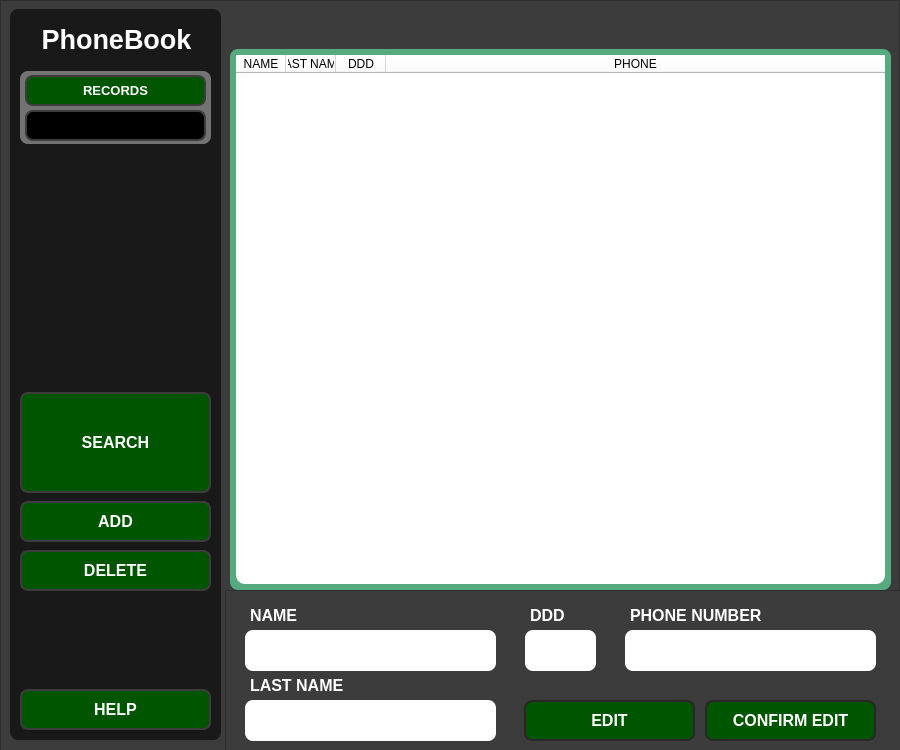
<?xml version="1.0" encoding="UTF-8"?>
<ui version="4.0">
 <class>MainWindow</class>
 <widget class="QMainWindow" name="MainWindow">
  <property name="geometry">
   <rect>
    <x>0</x>
    <y>0</y>
    <width>900</width>
    <height>750</height>
   </rect>
  </property>
  <property name="minimumSize">
   <size>
    <width>900</width>
    <height>750</height>
   </size>
  </property>
  <property name="maximumSize">
   <size>
    <width>900</width>
    <height>750</height>
   </size>
  </property>
  <property name="cursor">
   <cursorShape>CrossCursor</cursorShape>
  </property>
  <property name="windowTitle">
   <string>PhoneBook</string>
  </property>
  <property name="styleSheet">
   <string notr="true">background-color: rgb(255, 255, 255);</string>
  </property>
  <widget class="QWidget" name="centralwidget">
   <widget class="QFrame" name="frame">
    <property name="geometry">
     <rect>
      <x>0</x>
      <y>0</y>
      <width>900</width>
      <height>751</height>
     </rect>
    </property>
    <property name="minimumSize">
     <size>
      <width>900</width>
      <height>600</height>
     </size>
    </property>
    <property name="maximumSize">
     <size>
      <width>900</width>
      <height>1000</height>
     </size>
    </property>
    <property name="styleSheet">
     <string notr="true">background-color: rgb(60, 60, 60);</string>
    </property>
    <property name="frameShape">
     <enum>QFrame::StyledPanel</enum>
    </property>
    <property name="frameShadow">
     <enum>QFrame::Raised</enum>
    </property>
    <widget class="QFrame" name="frame_2">
     <property name="geometry">
      <rect>
       <x>230</x>
       <y>49</y>
       <width>661</width>
       <height>541</height>
      </rect>
     </property>
     <property name="styleSheet">
      <string notr="true">border-radius:8px;
background-color: rgb(85, 170, 127);
</string>
     </property>
     <property name="frameShape">
      <enum>QFrame::StyledPanel</enum>
     </property>
     <property name="frameShadow">
      <enum>QFrame::Raised</enum>
     </property>
     <widget class="QTableWidget" name="phone_table">
      <property name="geometry">
       <rect>
        <x>6</x>
        <y>6</y>
        <width>649</width>
        <height>529</height>
       </rect>
      </property>
      <property name="minimumSize">
       <size>
        <width>649</width>
        <height>529</height>
       </size>
      </property>
      <property name="maximumSize">
       <size>
        <width>649</width>
        <height>16777215</height>
       </size>
      </property>
      <property name="font">
       <font>
        <pointsize>12</pointsize>
        <weight>50</weight>
        <bold>false</bold>
       </font>
      </property>
      <property name="cursor" stdset="0">
       <cursorShape>CrossCursor</cursorShape>
      </property>
      <property name="styleSheet">
       <string notr="true">background-color: rgb(255, 255, 255);
color: rgb(0, 0, 0);
border-radius:9px;
</string>
      </property>
      <property name="editTriggers">
       <set>QAbstractItemView::NoEditTriggers</set>
      </property>
      <property name="alternatingRowColors">
       <bool>true</bool>
      </property>
      <property name="selectionMode">
       <enum>QAbstractItemView::SingleSelection</enum>
      </property>
      <property name="selectionBehavior">
       <enum>QAbstractItemView::SelectRows</enum>
      </property>
      <property name="textElideMode">
       <enum>Qt::ElideLeft</enum>
      </property>
      <property name="gridStyle">
       <enum>Qt::SolidLine</enum>
      </property>
      <property name="rowCount">
       <number>0</number>
      </property>
      <attribute name="horizontalHeaderVisible">
       <bool>true</bool>
      </attribute>
      <attribute name="horizontalHeaderCascadingSectionResizes">
       <bool>false</bool>
      </attribute>
      <attribute name="horizontalHeaderDefaultSectionSize">
       <number>50</number>
      </attribute>
      <attribute name="horizontalHeaderMinimumSectionSize">
       <number>5</number>
      </attribute>
      <attribute name="horizontalHeaderShowSortIndicator" stdset="0">
       <bool>false</bool>
      </attribute>
      <attribute name="horizontalHeaderStretchLastSection">
       <bool>true</bool>
      </attribute>
      <attribute name="verticalHeaderVisible">
       <bool>false</bool>
      </attribute>
      <attribute name="verticalHeaderCascadingSectionResizes">
       <bool>false</bool>
      </attribute>
      <attribute name="verticalHeaderDefaultSectionSize">
       <number>30</number>
      </attribute>
      <attribute name="verticalHeaderMinimumSectionSize">
       <number>5</number>
      </attribute>
      <attribute name="verticalHeaderStretchLastSection">
       <bool>false</bool>
      </attribute>
      <column>
       <property name="text">
        <string>NAME</string>
       </property>
       <property name="textAlignment">
        <set>AlignCenter</set>
       </property>
       <property name="background">
        <color>
         <red>0</red>
         <green>0</green>
         <blue>0</blue>
        </color>
       </property>
      </column>
      <column>
       <property name="text">
        <string>LAST NAME</string>
       </property>
      </column>
      <column>
       <property name="text">
        <string>DDD</string>
       </property>
      </column>
      <column>
       <property name="text">
        <string>PHONE</string>
       </property>
      </column>
     </widget>
    </widget>
    <widget class="QFrame" name="frame_3">
     <property name="geometry">
      <rect>
       <x>10</x>
       <y>9</y>
       <width>211</width>
       <height>731</height>
      </rect>
     </property>
     <property name="styleSheet">
      <string notr="true">border-radius:8px;
background-color: rgb(25,25,25);
</string>
     </property>
     <property name="frameShape">
      <enum>QFrame::StyledPanel</enum>
     </property>
     <property name="frameShadow">
      <enum>QFrame::Raised</enum>
     </property>
     <widget class="QLabel" name="label">
      <property name="geometry">
       <rect>
        <x>6</x>
        <y>10</y>
        <width>201</width>
        <height>41</height>
       </rect>
      </property>
      <property name="font">
       <font>
        <pointsize>20</pointsize>
        <weight>75</weight>
        <bold>true</bold>
       </font>
      </property>
      <property name="styleSheet">
       <string notr="true">color: rgb(255, 255, 255);</string>
      </property>
      <property name="text">
       <string>PhoneBook</string>
      </property>
      <property name="alignment">
       <set>Qt::AlignCenter</set>
      </property>
     </widget>
     <widget class="QPushButton" name="add_btn">
      <property name="geometry">
       <rect>
        <x>10</x>
        <y>492</y>
        <width>191</width>
        <height>41</height>
       </rect>
      </property>
      <property name="font">
       <font>
        <pointsize>12</pointsize>
        <weight>75</weight>
        <bold>true</bold>
       </font>
      </property>
      <property name="toolTip">
       <string>FILL THE FIELDS BELOW THEN CLICK ME</string>
      </property>
      <property name="styleSheet">
       <string notr="true">QPushButton {	
	background-color: rgb(0, 85, 0);
	border:2px solid rgb(60,60,60);
	border-radius:8px;
	color: rgb(255,255,255);
}
QPushButton:hover {	
	background-color: rgb(60,60,60);
	border:2px solid rgb(70,70,70);
	border-radius:10px
}
QPushButton:pressed {	
	background-color: rgb(231,52,19);
	border:2px solid rgb(201,52,19);
	color: rgb(200,200,200);
	border-radius:12px
}</string>
      </property>
      <property name="text">
       <string>ADD</string>
      </property>
     </widget>
     <widget class="QPushButton" name="del_btn">
      <property name="geometry">
       <rect>
        <x>10</x>
        <y>541</y>
        <width>191</width>
        <height>41</height>
       </rect>
      </property>
      <property name="font">
       <font>
        <pointsize>12</pointsize>
        <weight>75</weight>
        <bold>true</bold>
       </font>
      </property>
      <property name="toolTip">
       <string>SELECT REGISTER TO DELETE THEN CLICK ME</string>
      </property>
      <property name="styleSheet">
       <string notr="true">QPushButton {	
	background-color: rgb(0, 85, 0);
	border:2px solid rgb(60,60,60);
	border-radius:8px;
	color: rgb(255,255,255);
}
QPushButton:hover {	
	background-color: rgb(60,60,60);
	border:2px solid rgb(70,70,70);
	border-radius:10px
}
QPushButton:pressed {	
	background-color: rgb(231,52,19);
	border:2px solid rgb(201,52,19);
	color: rgb(200,200,200);
	border-radius:12px
}</string>
      </property>
      <property name="text">
       <string>DELETE</string>
      </property>
     </widget>
     <widget class="QPushButton" name="search_btn">
      <property name="geometry">
       <rect>
        <x>10</x>
        <y>383</y>
        <width>191</width>
        <height>101</height>
       </rect>
      </property>
      <property name="font">
       <font>
        <pointsize>12</pointsize>
        <weight>75</weight>
        <bold>true</bold>
       </font>
      </property>
      <property name="styleSheet">
       <string notr="true">QPushButton {	
	background-color: rgb(0, 85, 0);
	border:2px solid rgb(60,60,60);
	border-radius:8px;
	color: rgb(255,255,255);
}
QPushButton:hover {	
	background-color: rgb(60,60,60);
	border:2px solid rgb(70,70,70);
	border-radius:10px
}
QPushButton:pressed {	
	background-color: rgb(231,52,19);
	border:2px solid rgb(201,52,19);
	color: rgb(200,200,200);
	border-radius:12px
}</string>
      </property>
      <property name="text">
       <string>SEARCH</string>
      </property>
     </widget>
     <widget class="QPushButton" name="pushButton_4">
      <property name="geometry">
       <rect>
        <x>10</x>
        <y>62</y>
        <width>191</width>
        <height>73</height>
       </rect>
      </property>
      <property name="font">
       <font>
        <pointsize>12</pointsize>
        <weight>75</weight>
        <bold>true</bold>
       </font>
      </property>
      <property name="styleSheet">
       <string notr="true">background-color: rgb(115, 115,115);
border-radius:8px;
</string>
      </property>
      <property name="text">
       <string/>
      </property>
     </widget>
     <widget class="QLabel" name="label_2">
      <property name="geometry">
       <rect>
        <x>15</x>
        <y>66</y>
        <width>181</width>
        <height>31</height>
       </rect>
      </property>
      <property name="font">
       <font>
        <pointsize>10</pointsize>
        <weight>75</weight>
        <bold>true</bold>
       </font>
      </property>
      <property name="styleSheet">
       <string notr="true">border:2px solid rgb(60,60,60);
color: rgb(255, 255, 255);
background-color: rgb(0, 85, 0);</string>
      </property>
      <property name="text">
       <string>RECORDS</string>
      </property>
      <property name="alignment">
       <set>Qt::AlignCenter</set>
      </property>
     </widget>
     <widget class="QLabel" name="records_numbers">
      <property name="geometry">
       <rect>
        <x>15</x>
        <y>101</y>
        <width>181</width>
        <height>31</height>
       </rect>
      </property>
      <property name="font">
       <font>
        <pointsize>12</pointsize>
        <weight>75</weight>
        <bold>true</bold>
       </font>
      </property>
      <property name="cursor">
       <cursorShape>CrossCursor</cursorShape>
      </property>
      <property name="layoutDirection">
       <enum>Qt::LeftToRight</enum>
      </property>
      <property name="styleSheet">
       <string notr="true">border:2px solid rgb(60,60,60);
background-color: rgb(0, 0, 0);
color: rgb(255, 255, 255);</string>
      </property>
      <property name="text">
       <string/>
      </property>
      <property name="alignment">
       <set>Qt::AlignCenter</set>
      </property>
     </widget>
     <widget class="QPushButton" name="help_btn">
      <property name="geometry">
       <rect>
        <x>10</x>
        <y>680</y>
        <width>191</width>
        <height>41</height>
       </rect>
      </property>
      <property name="font">
       <font>
        <pointsize>12</pointsize>
        <weight>75</weight>
        <bold>true</bold>
       </font>
      </property>
      <property name="toolTip">
       <string>SELECT REGISTER TO DELETE THEN CLICK ME</string>
      </property>
      <property name="styleSheet">
       <string notr="true">QPushButton {	
	background-color: rgb(0, 85, 0);
	border:2px solid rgb(60,60,60);
	border-radius:8px;
	color: rgb(255,255,255);
}
QPushButton:hover {	
	background-color: rgb(60,60,60);
	border:2px solid rgb(70,70,70);
	border-radius:10px
}
QPushButton:pressed {	
	background-color: rgb(231,52,19);
	border:2px solid rgb(201,52,19);
	color: rgb(200,200,200);
	border-radius:12px
}</string>
      </property>
      <property name="text">
       <string>HELP</string>
      </property>
     </widget>
    </widget>
    <widget class="QLabel" name="output">
     <property name="geometry">
      <rect>
       <x>250</x>
       <y>9</y>
       <width>621</width>
       <height>31</height>
      </rect>
     </property>
     <property name="font">
      <font>
       <pointsize>14</pointsize>
       <weight>75</weight>
       <bold>true</bold>
      </font>
     </property>
     <property name="layoutDirection">
      <enum>Qt::LeftToRight</enum>
     </property>
     <property name="styleSheet">
      <string notr="true">color: rgb(255, 255, 255);</string>
     </property>
     <property name="text">
      <string/>
     </property>
     <property name="alignment">
      <set>Qt::AlignCenter</set>
     </property>
    </widget>
   </widget>
   <widget class="QFrame" name="frame_4">
    <property name="geometry">
     <rect>
      <x>225</x>
      <y>590</y>
      <width>676</width>
      <height>161</height>
     </rect>
    </property>
    <property name="styleSheet">
     <string notr="true">background-color: rgb(60,60,60);</string>
    </property>
    <property name="frameShape">
     <enum>QFrame::StyledPanel</enum>
    </property>
    <property name="frameShadow">
     <enum>QFrame::Raised</enum>
    </property>
    <widget class="QLineEdit" name="campo_name">
     <property name="geometry">
      <rect>
       <x>20</x>
       <y>40</y>
       <width>251</width>
       <height>41</height>
      </rect>
     </property>
     <property name="font">
      <font>
       <pointsize>12</pointsize>
       <weight>75</weight>
       <bold>true</bold>
      </font>
     </property>
     <property name="styleSheet">
      <string notr="true">color: rgb(0, 0, 0);
background-color: rgb(255, 255, 255);
border-radius:8px;
</string>
     </property>
     <property name="alignment">
      <set>Qt::AlignCenter</set>
     </property>
    </widget>
    <widget class="QLineEdit" name="campo_lastname">
     <property name="geometry">
      <rect>
       <x>20</x>
       <y>110</y>
       <width>251</width>
       <height>41</height>
      </rect>
     </property>
     <property name="font">
      <font>
       <pointsize>12</pointsize>
       <weight>75</weight>
       <bold>true</bold>
      </font>
     </property>
     <property name="styleSheet">
      <string notr="true">color: rgb(0, 0, 0);
background-color: rgb(255, 255, 255);
border-radius:8px;
</string>
     </property>
     <property name="alignment">
      <set>Qt::AlignCenter</set>
     </property>
    </widget>
    <widget class="QLineEdit" name="campo_phone">
     <property name="geometry">
      <rect>
       <x>400</x>
       <y>40</y>
       <width>251</width>
       <height>41</height>
      </rect>
     </property>
     <property name="font">
      <font>
       <pointsize>12</pointsize>
       <weight>75</weight>
       <bold>true</bold>
      </font>
     </property>
     <property name="styleSheet">
      <string notr="true">color: rgb(0, 0, 0);
background-color: rgb(255, 255, 255);
border-radius:8px;
</string>
     </property>
     <property name="frame">
      <bool>false</bool>
     </property>
     <property name="cursorPosition">
      <number>0</number>
     </property>
     <property name="alignment">
      <set>Qt::AlignCenter</set>
     </property>
    </widget>
    <widget class="QLineEdit" name="campo_ddd">
     <property name="geometry">
      <rect>
       <x>300</x>
       <y>40</y>
       <width>71</width>
       <height>41</height>
      </rect>
     </property>
     <property name="font">
      <font>
       <pointsize>12</pointsize>
       <weight>75</weight>
       <bold>true</bold>
      </font>
     </property>
     <property name="styleSheet">
      <string notr="true">color: rgb(0, 0, 0);
background-color: rgb(255, 255, 255);
border-radius:8px;
</string>
     </property>
     <property name="alignment">
      <set>Qt::AlignCenter</set>
     </property>
    </widget>
    <widget class="QLabel" name="label_3">
     <property name="geometry">
      <rect>
       <x>25</x>
       <y>15</y>
       <width>111</width>
       <height>21</height>
      </rect>
     </property>
     <property name="font">
      <font>
       <pointsize>12</pointsize>
       <weight>75</weight>
       <bold>true</bold>
      </font>
     </property>
     <property name="styleSheet">
      <string notr="true">color: rgb(255, 255, 255);</string>
     </property>
     <property name="text">
      <string>NAME</string>
     </property>
    </widget>
    <widget class="QLabel" name="label_4">
     <property name="geometry">
      <rect>
       <x>25</x>
       <y>85</y>
       <width>111</width>
       <height>21</height>
      </rect>
     </property>
     <property name="font">
      <font>
       <pointsize>12</pointsize>
       <weight>75</weight>
       <bold>true</bold>
      </font>
     </property>
     <property name="styleSheet">
      <string notr="true">color: rgb(255, 255, 255);</string>
     </property>
     <property name="text">
      <string>LAST NAME</string>
     </property>
    </widget>
    <widget class="QLabel" name="label_5">
     <property name="geometry">
      <rect>
       <x>305</x>
       <y>15</y>
       <width>71</width>
       <height>21</height>
      </rect>
     </property>
     <property name="font">
      <font>
       <pointsize>12</pointsize>
       <weight>75</weight>
       <bold>true</bold>
      </font>
     </property>
     <property name="styleSheet">
      <string notr="true">color: rgb(255, 255, 255);</string>
     </property>
     <property name="text">
      <string>DDD</string>
     </property>
    </widget>
    <widget class="QLabel" name="label_6">
     <property name="geometry">
      <rect>
       <x>405</x>
       <y>15</y>
       <width>141</width>
       <height>21</height>
      </rect>
     </property>
     <property name="font">
      <font>
       <pointsize>12</pointsize>
       <weight>75</weight>
       <bold>true</bold>
      </font>
     </property>
     <property name="styleSheet">
      <string notr="true">color: rgb(255, 255, 255);</string>
     </property>
     <property name="text">
      <string>PHONE NUMBER</string>
     </property>
    </widget>
    <widget class="QPushButton" name="ok_btn">
     <property name="geometry">
      <rect>
       <x>480</x>
       <y>110</y>
       <width>171</width>
       <height>41</height>
      </rect>
     </property>
     <property name="font">
      <font>
       <pointsize>12</pointsize>
       <weight>75</weight>
       <bold>true</bold>
      </font>
     </property>
     <property name="styleSheet">
      <string notr="true">QPushButton {	
	background-color: rgb(0, 85, 0);
	border:2px solid rgb(40,40,40);
	border-radius:8px;
	color: rgb(255,255,255);
}
QPushButton:hover {	
	background-color: rgb(60,60,60);
	border:2px solid rgb(70,70,70);
	border-radius:10px
}
QPushButton:pressed {	
	background-color: rgb(231,52,19);
	border:2px solid rgb(201,52,19);
	color: rgb(200,200,200);
	border-radius:12px
}</string>
     </property>
     <property name="text">
      <string>CONFIRM EDIT</string>
     </property>
    </widget>
    <widget class="QPushButton" name="edit_btn">
     <property name="geometry">
      <rect>
       <x>299</x>
       <y>110</y>
       <width>171</width>
       <height>41</height>
      </rect>
     </property>
     <property name="font">
      <font>
       <pointsize>12</pointsize>
       <weight>75</weight>
       <bold>true</bold>
      </font>
     </property>
     <property name="toolTip">
      <string>SELECT REGISTER TO EDIT THEN CLICK ME</string>
     </property>
     <property name="styleSheet">
      <string notr="true">QPushButton {	
	background-color: rgb(0, 85, 0);
	border:2px solid rgb(40,40,40);
	border-radius:8px;
	color: rgb(255,255,255);
}
QPushButton:hover {	
	background-color: rgb(60,60,60);
	border:2px solid rgb(70,70,70);
	border-radius:10px
}
QPushButton:pressed {	
	background-color: rgb(231,52,19);
	border:2px solid rgb(201,52,19);
	color: rgb(200,200,200);
	border-radius:12px
}</string>
     </property>
     <property name="text">
      <string>EDIT</string>
     </property>
    </widget>
   </widget>
  </widget>
 </widget>
 <resources/>
 <connections/>
</ui>
